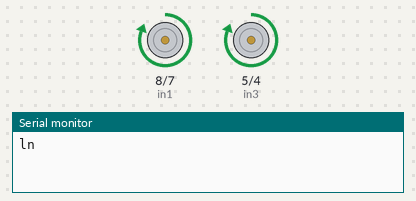
The sketch below on a simulated Arduino Uno, built with avr-gcc and run on an emulated ATmega328P. On the bench: motor-driver pin pairs drawn as motors (green arrow = first pin HIGH = forward, orange = second pin HIGH = backward, longer = more drive, scaled by the enable pin), the last lines printed to the serial monitor.

Above: at 0.1 s.
At 6.95 s:
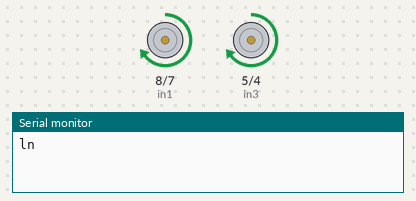
At 15.2 s:
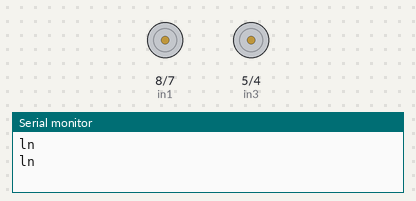
At 35.4 s:
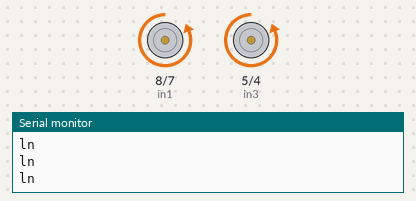
Timing chart, 0 to 40.0 s (numbered marks = the images above):
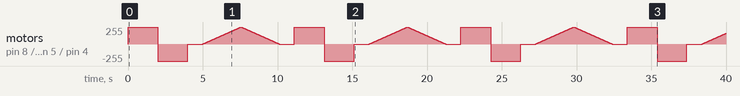

The sketch:

motortester.ino
```cpp
// Motor A connections
int enA = 9;
int in1 = 8;
int in2 = 7;

// Motor B connections
int enB = 3;
int in3 = 5;
int in4 = 4;

void setup() {
  // Set all the motor control pins to outputs
  Serial.begin(9600);

  pinMode(enA, OUTPUT);
  pinMode(enB, OUTPUT);
  pinMode(in1, OUTPUT);
  pinMode(in2, OUTPUT);
  pinMode(in3, OUTPUT);
  pinMode(in4, OUTPUT);

  // Turn off motors initially
  digitalWrite(in1, LOW);
  digitalWrite(in2, LOW);
  digitalWrite(in3, LOW);
  digitalWrite(in4, LOW);
}

void loop() {
  Serial.println("ln");
  directionControl();
  delay(1000);
  speedControl();
  delay(1000);
}

// Function to control motor direction
void directionControl() {
  // Set motors to maximum speed
  analogWrite(enA, 255);
  analogWrite(enB, 255);

  // Move motors forward
  digitalWrite(in1, HIGH);
  digitalWrite(in2, LOW);
  digitalWrite(in3, HIGH);
  digitalWrite(in4, LOW);
  delay(2000);

  // Move motors in reverse
  digitalWrite(in1, LOW);
  digitalWrite(in2, HIGH);
  digitalWrite(in3, LOW);
  digitalWrite(in4, HIGH);
  delay(2000);

  // Stop motors properly
  analogWrite(enA, 0);
  analogWrite(enB, 0);
  digitalWrite(in1, LOW);
  digitalWrite(in2, LOW);
  digitalWrite(in3, LOW);
  digitalWrite(in4, LOW);
}

// Function to control motor speed
void speedControl() {
  // Move motors forward
  digitalWrite(in1, HIGH);
  digitalWrite(in2, LOW);
  digitalWrite(in3, HIGH);
  digitalWrite(in4, LOW);

  // Accelerate
  for (int i = 0; i <= 255; i++) {
    analogWrite(enA, i);
    analogWrite(enB, i);
    delay(10);
  }

  // Decelerate
  for (int i = 255; i >= 0; i--) {
    analogWrite(enA, i);
    analogWrite(enB, i);
    delay(10);
  }

  // Stop motors properly
  analogWrite(enA, 0);
  analogWrite(enB, 0);
  digitalWrite(in1, LOW);
  digitalWrite(in2, LOW);
  digitalWrite(in3, LOW);
  digitalWrite(in4, LOW);
}
```
